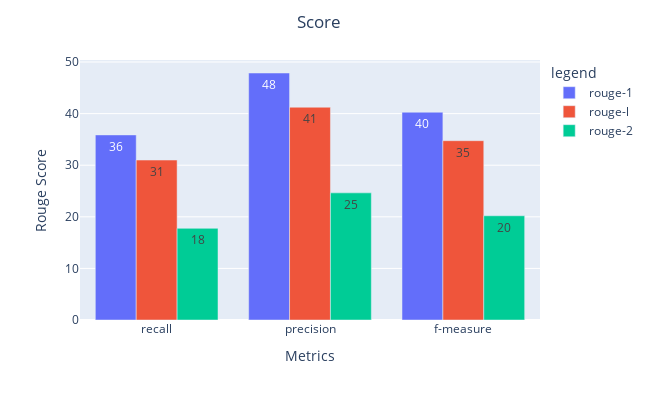

Notebook source saved alongside this figure:
### Code cell
fig = px.bar(T5Rouge*100, x=T5Rouge.index, y=T5Rouge.columns,
             barmode='group',
             text_auto='.2s',
             labels={
                     "Algo": "Algorithms",
                     "value": "Rouge Score",
                     "variable": "legend",
                     'index': "Metrics"
                 })

fig.update_layout(width=650,
                  height=400,
                  title={
                  'text': "Score",
                  'y':.96,
                  'x':0.49,
                  'xanchor': 'center',
                  'yanchor': 'top'})

fig.show()

### Figure 1 — Plotly figure (JSON) as saved in the notebook; plotly's stock layout.template omitted (floating-point values rounded to 4 significant figures)
{"data": [{"alignmentgroup": "True", "hovertemplate": "legend=rouge-1<br>Metrics=%{x}<br>Rouge Score=%{y}<extra></extra>", "legendgroup": "rouge-1", "marker": {"color": "#636efa", "pattern": {"shape": ""}}, "name": "rouge-1", "offsetgroup": "rouge-1", "orientation": "v", "showlegend": true, "textposition": "auto", "texttemplate": "%{y:.2s}", "x": ["recall", "precision", "f-measure"], "xaxis": "x", "y": [35.87, 47.87, 40.27], "yaxis": "y", "type": "bar"}, {"alignmentgroup": "True", "hovertemplate": "legend=rouge-l<br>Metrics=%{x}<br>Rouge Score=%{y}<extra></extra>", "legendgroup": "rouge-l", "marker": {"color": "#EF553B", "pattern": {"shape": ""}}, "name": "rouge-l", "offsetgroup": "rouge-l", "orientation": "v", "showlegend": true, "textposition": "auto", "texttemplate": "%{y:.2s}", "x": ["recall", "precision", "f-measure"], "xaxis": "x", "y": [31.0, 41.24, 34.75], "yaxis": "y", "type": "bar"}, {"alignmentgroup": "True", "hovertemplate": "legend=rouge-2<br>Metrics=%{x}<br>Rouge Score=%{y}<extra></extra>", "legendgroup": "rouge-2", "marker": {"color": "#00cc96", "pattern": {"shape": ""}}, "name": "rouge-2", "offsetgroup": "rouge-2", "orientation": "v", "showlegend": true, "textposition": "auto", "texttemplate": "%{y:.2s}", "x": ["recall", "precision", "f-measure"], "xaxis": "x", "y": [17.77, 24.64, 20.2], "yaxis": "y", "type": "bar"}], "layout": {"xaxis": {"anchor": "y", "domain": [0, 1], "title": {"text": "Metrics"}}, "yaxis": {"anchor": "x", "domain": [0, 1], "title": {"text": "Rouge Score"}}, "legend": {"title": {"text": "legend"}, "tracegroupgap": 0}, "margin": {"t": 60}, "barmode": "group", "title": {"text": "Score", "y": 0.96, "x": 0.49, "xanchor": "center", "yanchor": "top"}, "width": 650, "height": 400}}
